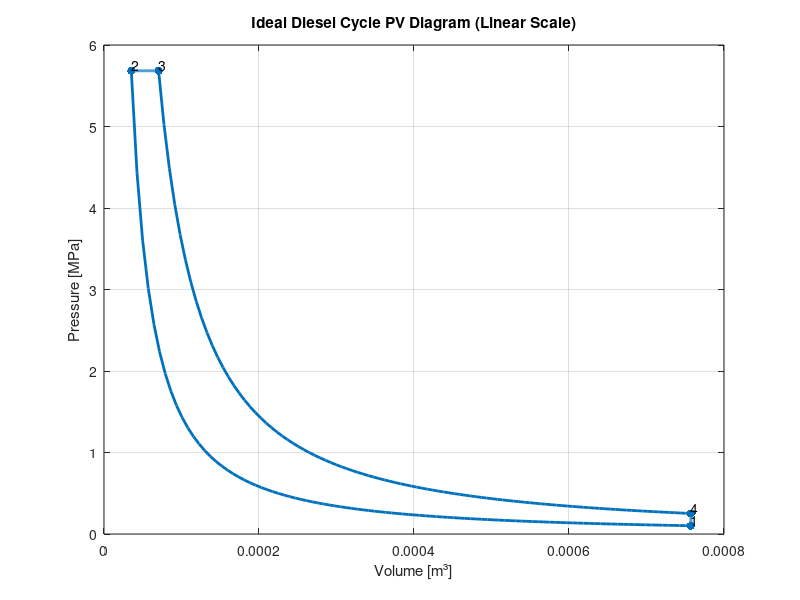
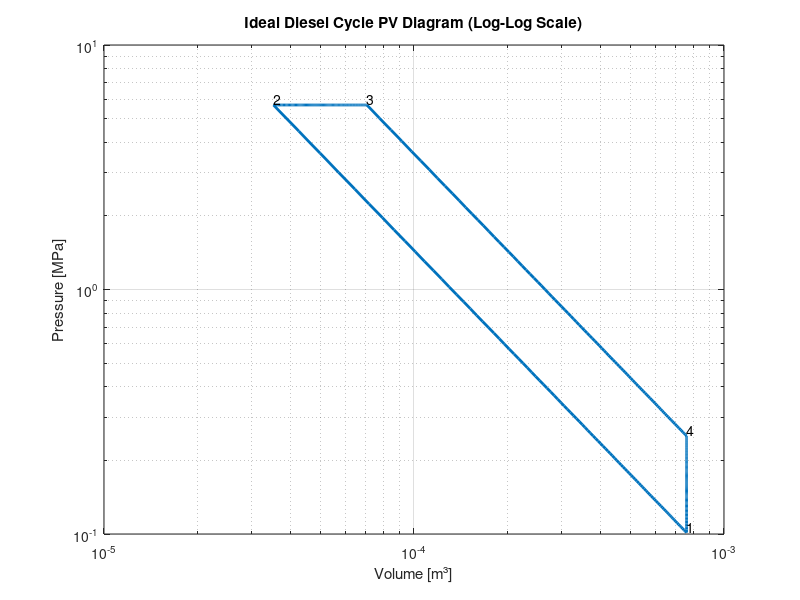

Write MATLAB code to recreate these figures, in order.
clc;
clear;
close all;

% Constants and Inputs
gamma = 1.312562;                % Specific heat ratio (air)
R = 287;                    % Specific gas constant for air [J/kg·K]
LHV = 43e6;                 % Lower Heating Value of diesel [J/kg]
bore = 0.104;               % Bore diameter [m]
stroke = 0.085;             % Stroke length [m]
CR = 21.5;                  % Compression ratio
p1 = 101325;                % Initial pressure [Pa]
T1 = 298.15;                % Initial temperature [K]

% Geometric Calculations
V_swept = pi * (bore / 2)^2 * stroke;         
V_clearance = V_swept / (CR - 1);            
V1 = V_swept + V_clearance;                   % Volume at the start of compression [m^3]
V2 = V_clearance;                             % Volume at the end of compression [m^3]

% State 2: Adiabatic Compression
p2 = p1 * (V1 / V2)^gamma;                    % Pressure after compression [Pa]
T2 = T1 * (V1 / V2)^(gamma - 1);              % Temperature after compression [K]

% State 3: Isobaric Heat Addition
r_c = 2;                                     
V3 = r_c * V2;                                % Volume after combustion [m^3]
cp = R * gamma / (gamma - 1);                
T3 = T2 * r_c;                                
p3 = p2;                                      % Pressure remains constant during isobaric process

% State 4: Adiabatic Expansion
V4 = V1;                                      % Volume returns to maximum at end of expansion
p4 = p3 * (V3 / V4)^gamma;                    % Pressure after expansion [Pa]
T4 = T3 * (V3 / V4)^(gamma - 1);              % Temperature after expansion [K]

% Generate Points for Each Process
num_points = 100;

% Compression: From V1 to V2
V_comp = linspace(V1, V2, num_points);
P_comp = p1 * (V1 ./ V_comp).^gamma;

% Heat Addition (Isobaric): From V2 to V3
V_add = linspace(V2, V3, num_points);
P_add = repmat(p3, 1, num_points);

% Expansion: From V3 to V4
V_exp = linspace(V3, V4, num_points);
P_exp = p3 * (V3 ./ V_exp).^gamma;

% Heat Rejection (Isochoric): From V4 to V1
V_reject = repmat(V1, 1, num_points);
P_reject = linspace(p4, p1, num_points);

% Combine Data for Plotting
V_cycle = [V_comp, V_add, V_exp, V_reject];
P_cycle = [P_comp, P_add, P_exp, P_reject];

% Plot Normal PV Diagram (Linear scale)
figure;
plot(V_cycle, P_cycle / 1e6, 'LineWidth', 2);
hold on;
scatter([V1, V2, V3, V4], [p1, p2, p3, p4] / 1e6, 'o', 'filled');
text(V1, p1 / 1e6, '1', 'VerticalAlignment', 'bottom');
text(V2, p2 / 1e6, '2', 'VerticalAlignment', 'bottom');
text(V3, p3 / 1e6, '3', 'VerticalAlignment', 'bottom');
text(V4, p4 / 1e6, '4', 'VerticalAlignment', 'bottom');
xlabel('Volume [m³]');
ylabel('Pressure [MPa]');
title('Ideal Diesel Cycle PV Diagram (Linear Scale)');
grid on;
hold off;

% Plot Log-Log PV Diagram
figure;
loglog(V_cycle, P_cycle / 1e6, 'LineWidth', 2);  
hold on;
scatter([V1, V2, V3, V4], [p1, p2, p3, p4] / 1e6, 'o', 'filled');
text(V1, p1 / 1e6, '1', 'VerticalAlignment', 'bottom');
text(V2, p2 / 1e6, '2', 'VerticalAlignment', 'bottom');
text(V3, p3 / 1e6, '3', 'VerticalAlignment', 'bottom');
text(V4, p4 / 1e6, '4', 'VerticalAlignment', 'bottom');
xlabel('Volume [m³]');
ylabel('Pressure [MPa]');
title('Ideal Diesel Cycle PV Diagram (Log-Log Scale)');
grid on;
hold off;

% Diesel Cycle Efficiency
efficiency = 1 - (1 / CR^(gamma - 1)) * ((r_c^gamma - 1) / (gamma * (r_c - 1)));
fprintf('Thermal Efficiency: %.2f%%\n', efficiency * 100);
